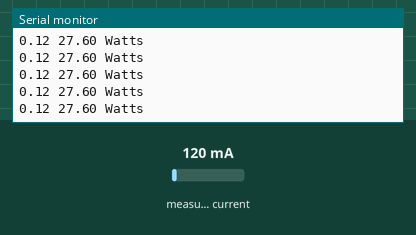
This sketch was run on a simulated Arduino Uno, built with avr-gcc and run on an emulated ATmega328P. Parts: the last lines printed to the serial monitor. The test bench sets the inputs (shaded band); at power-on: measured current 120 mA.

Above: at 1.2 s.
1.3 s: measured current set to 40 mA
At 1.49 s:
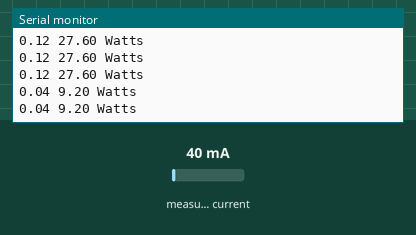
2.8 s: measured current set to 500 mA
At 2.85 s:
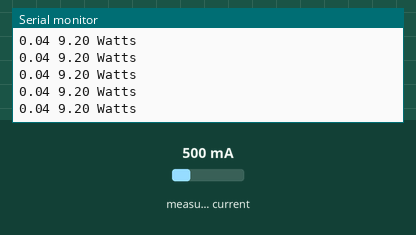
Timing chart, 0 to 5.8 s (numbered marks = the images above; inputs shaded):
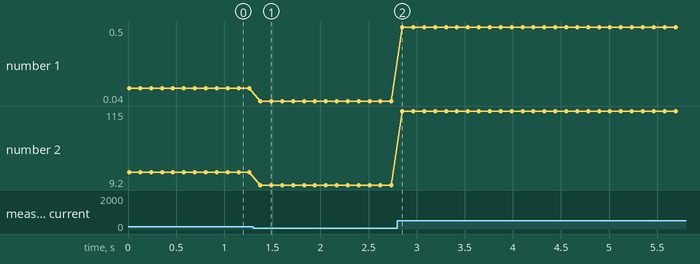

Measured:
- after the input at 1.3 s, the serial monitor: prints a new line after 0.08 s (image 1)
- plotted number 1: 0.12 → 0.04 after the input at 1.3 s, 0.04 → 0.5 after the input at 2.8 s
- plotted number 2: 27.6 → 9.2 after the input at 1.3 s, 9.2 → 115 after the input at 2.8 s

The sketch:

SCT013_100A_AC_Current_Sensing_-_Emonlib.ino
```cpp
#include "EmonLib.h"                   // Include Emon Library
EnergyMonitor emon1;                   // Create an instance

void setup() {
  Serial.begin(9600);

  emon1.current(1, 60.60);             // Current: input pin, calibration.
}

void loop() {
  // put your main code here, to run repeatedly:
  double Irms = emon1.calcIrms(100);  // Calculate Irms only
  Serial.print(Irms);  // Irms
  Serial.print(" ");
  Serial.print(Irms*230.0);         // Apparent power
  Serial.println(" Watts");
  delay(100);
}
```
